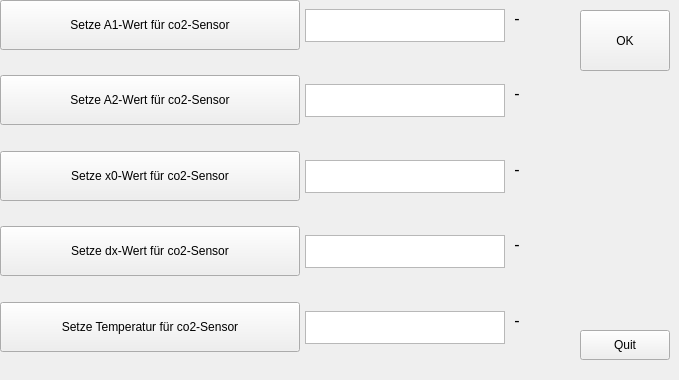
        <widget class="QWidget" name="tab_3">
         <attribute name="title">
          <string>CO2 init</string>
         </attribute>
         <widget class="QPushButton" name="allSet_cO2">
          <property name="geometry">
           <rect>
            <x>580</x>
            <y>10</y>
            <width>90</width>
            <height>61</height>
           </rect>
          </property>
          <property name="text">
           <string>OK</string>
          </property>
         </widget>
         <widget class="QPushButton" name="quitButtonStartMain_4">
          <property name="geometry">
           <rect>
            <x>580</x>
            <y>330</y>
            <width>90</width>
            <height>30</height>
           </rect>
          </property>
          <property name="text">
           <string>Quit</string>
          </property>
         </widget>
         <widget class="QWidget" name="widget_3" native="true">
          <property name="geometry">
           <rect>
            <x>0</x>
            <y>0</y>
            <width>541</width>
            <height>371</height>
           </rect>
          </property>
          <layout class="QVBoxLayout" name="verticalLayout_3">
           <item>
            <widget class="QWidget" name="lmax_calibration_12" native="true">
             <widget class="QPushButton" name="set_A1_button">
              <property name="geometry">
               <rect>
                <x>0</x>
                <y>0</y>
                <width>300</width>
                <height>50</height>
               </rect>
              </property>
              <property name="sizePolicy">
               <sizepolicy hsizetype="Minimum" vsizetype="Fixed">
                <horstretch>1</horstretch>
                <verstretch>0</verstretch>
               </sizepolicy>
              </property>
              <property name="text">
               <string>Setze A1-Wert für co2-Sensor</string>
              </property>
             </widget>
             <widget class="QTextBrowser" name="A1_textbrowser">
              <property name="geometry">
               <rect>
                <x>305</x>
                <y>9</y>
                <width>200</width>
                <height>33</height>
               </rect>
              </property>
             </widget>
             <widget class="QLabel" name="label_18">
              <property name="geometry">
               <rect>
                <x>509</x>
                <y>9</y>
                <width>16</width>
                <height>19</height>
               </rect>
              </property>
              <property name="font">
               <font>
                <pointsize>12</pointsize>
               </font>
              </property>
              <property name="text">
               <string>-</string>
              </property>
              <property name="alignment">
               <set>Qt::AlignCenter</set>
              </property>
             </widget>
            </widget>
           </item>
           <item>
            <widget class="QWidget" name="lmax_calibration_13" native="true">
             <widget class="QPushButton" name="set_A2_button">
              <property name="enabled">
               <bool>true</bool>
              </property>
              <property name="geometry">
               <rect>
                <x>0</x>
                <y>0</y>
                <width>300</width>
                <height>50</height>
               </rect>
              </property>
              <property name="sizePolicy">
               <sizepolicy hsizetype="Minimum" vsizetype="Maximum">
                <horstretch>1</horstretch>
                <verstretch>0</verstretch>
               </sizepolicy>
              </property>
              <property name="text">
               <string>Setze A2-Wert für co2-Sensor</string>
              </property>
             </widget>
             <widget class="QTextBrowser" name="A2_textbrowser">
              <property name="geometry">
               <rect>
                <x>305</x>
                <y>9</y>
                <width>200</width>
                <height>33</height>
               </rect>
              </property>
             </widget>
             <widget class="QLabel" name="label_19">
              <property name="geometry">
               <rect>
                <x>509</x>
                <y>9</y>
                <width>16</width>
                <height>19</height>
               </rect>
              </property>
              <property name="font">
               <font>
                <pointsize>12</pointsize>
               </font>
              </property>
              <property name="text">
               <string>-</string>
              </property>
              <property name="alignment">
               <set>Qt::AlignCenter</set>
              </property>
             </widget>
            </widget>
           </item>
           <item>
            <widget class="QWidget" name="lmax_calibration_14" native="true">
             <widget class="QPushButton" name="set_x0_button">
              <property name="geometry">
               <rect>
                <x>0</x>
                <y>0</y>
                <width>300</width>
                <height>50</height>
               </rect>
              </property>
              <property name="sizePolicy">
               <sizepolicy hsizetype="Minimum" vsizetype="Fixed">
                <horstretch>1</horstretch>
                <verstretch>0</verstretch>
               </sizepolicy>
              </property>
              <property name="text">
               <string>Setze x0-Wert für co2-Sensor</string>
              </property>
             </widget>
             <widget class="QTextBrowser" name="x0_textbrowser">
              <property name="geometry">
               <rect>
                <x>305</x>
                <y>9</y>
                <width>200</width>
                <height>33</height>
               </rect>
              </property>
             </widget>
             <widget class="QLabel" name="label_20">
              <property name="geometry">
               <rect>
                <x>509</x>
                <y>9</y>
                <width>16</width>
                <height>19</height>
               </rect>
              </property>
              <property name="font">
               <font>
                <pointsize>12</pointsize>
               </font>
              </property>
              <property name="text">
               <string>-</string>
              </property>
              <property name="alignment">
               <set>Qt::AlignCenter</set>
              </property>
             </widget>
            </widget>
           </item>
           <item>
            <widget class="QWidget" name="lmax_calibration_15" native="true">
             <widget class="QPushButton" name="set_dx_button">
              <property name="geometry">
               <rect>
                <x>0</x>
                <y>0</y>
                <width>300</width>
                <height>50</height>
               </rect>
              </property>
              <property name="sizePolicy">
               <sizepolicy hsizetype="Minimum" vsizetype="Fixed">
                <horstretch>1</horstretch>
                <verstretch>0</verstretch>
               </sizepolicy>
              </property>
              <property name="text">
               <string>Setze dx-Wert für co2-Sensor</string>
              </property>
             </widget>
             <widget class="QTextBrowser" name="dx_textbrowser">
              <property name="geometry">
               <rect>
                <x>305</x>
                <y>9</y>
                <width>200</width>
                <height>33</height>
               </rect>
              </property>
             </widget>
             <widget class="QLabel" name="label_21">
              <property name="geometry">
               <rect>
                <x>509</x>
                <y>9</y>
                <width>16</width>
                <height>19</height>
               </rect>
              </property>
              <property name="font">
               <font>
                <pointsize>12</pointsize>
               </font>
              </property>
              <property name="text">
               <string>-</string>
              </property>
              <property name="alignment">
               <set>Qt::AlignCenter</set>
              </property>
             </widget>
            </widget>
           </item>
           <item>
            <widget class="QWidget" name="lmax_calibration_16" native="true">
             <widget class="QPushButton" name="set_temp_co2_button">
              <property name="geometry">
               <rect>
                <x>0</x>
                <y>0</y>
                <width>300</width>
                <height>50</height>
               </rect>
              </property>
              <property name="sizePolicy">
               <sizepolicy hsizetype="Minimum" vsizetype="Fixed">
                <horstretch>1</horstretch>
                <verstretch>0</verstretch>
               </sizepolicy>
              </property>
              <property name="text">
               <string>Setze Temperatur für co2-Sensor</string>
              </property>
             </widget>
             <widget class="QTextBrowser" name="temp_co2_textbrowser">
              <property name="geometry">
               <rect>
                <x>305</x>
                <y>9</y>
                <width>200</width>
                <height>33</height>
               </rect>
              </property>
             </widget>
             <widget class="QLabel" name="label_22">
              <property name="geometry">
               <rect>
                <x>509</x>
                <y>9</y>
                <width>16</width>
                <height>19</height>
               </rect>
              </property>
              <property name="font">
               <font>
                <pointsize>12</pointsize>
               </font>
              </property>
              <property name="text">
               <string>-</string>
              </property>
              <property name="alignment">
               <set>Qt::AlignCenter</set>
              </property>
             </widget>
            </widget>
           </item>
          </layout>
         </widget>
        </widget>
